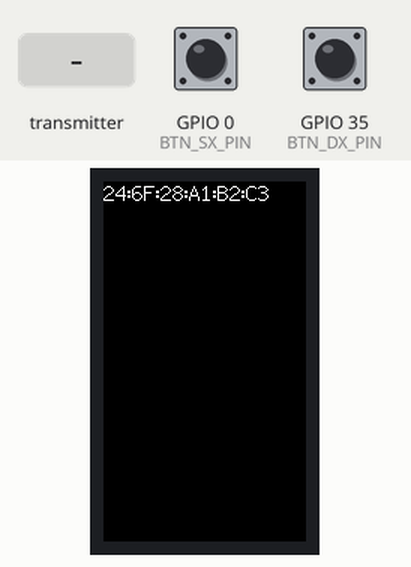
Simulated run of this sketch. Board: ESP32. On the bench: 135×240 colour display. The test bench sets the inputs (shaded band); at power-on: GPIO 0 (BTN_SX_PIN) HIGH, GPIO 35 (BTN_DX_PIN) HIGH. Random numbers use the default seed unless the sketch sets one; what the sketch prints to the serial monitor is not drawn.

Above: at 3.1 s.
3.2 s: GPIO 0 (BTN_SX_PIN) pulled LOW for 0.15 s
At 4.3 s:
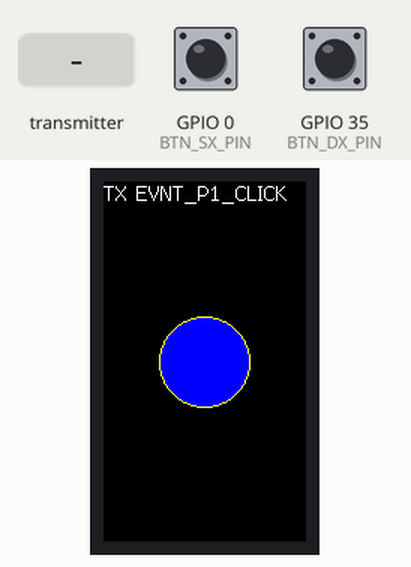
4.8 s: the transmitter starts sending evento = 0
At 6.0 s:
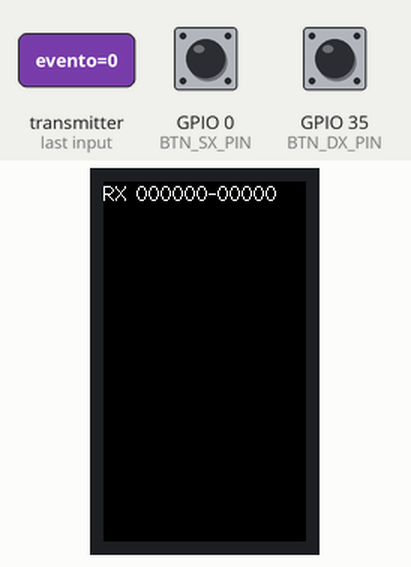
6.3 s: GPIO 35 (BTN_DX_PIN) pulled LOW for 0.15 s
At 6.67 s:
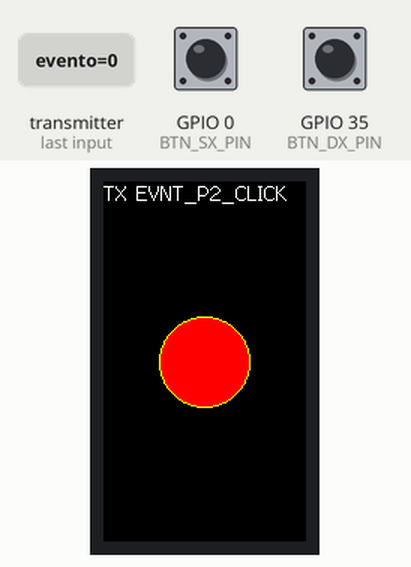
8.3 s: GPIO 0 (BTN_SX_PIN) pulled LOW for 1 s
At 9.6 s:
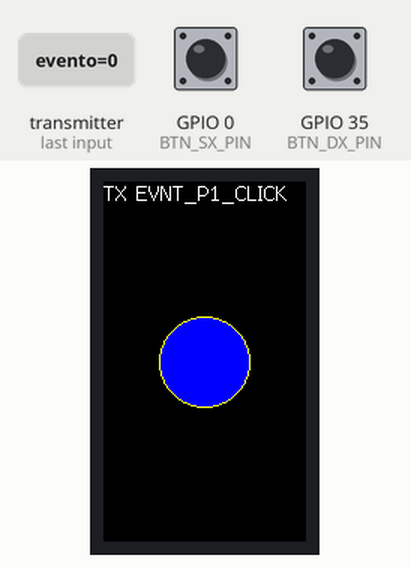
11.3 s: GPIO 35 (BTN_DX_PIN) pulled LOW for 1 s
At 12.6 s:
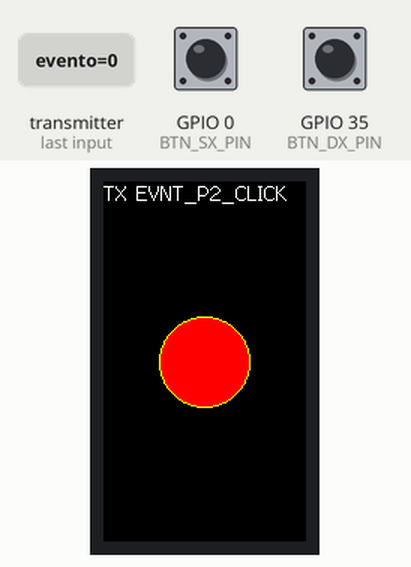
14.3 s: GPIO 35 (BTN_DX_PIN) pulled LOW for 3.2 s
Timing chart, 0 to 17.3 s (numbered marks = the images above; inputs shaded):
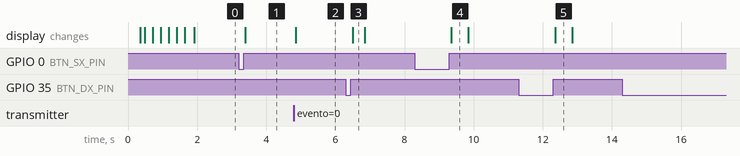

The sketch:

02-ESPNow_Broadcast.ino
```cpp
/** ****************************************************************************************
 * \mainpage ESP32-T-Display/02-ESPNow_Broadcast.ino
 *
 * @brief Esempio di trasmissione broadcast
 * ogni scheda può trasmettere e ricevere
 *
 * https://github.com/filippo-bilardo/ESP32-TTGO-T-Display/
 *
 * @author Filippo Bilardo
 * @version 1.0  11/05/22  Versione iniziale
 */
#include <TFT_eSPI.h>   // Graphics and font library for ST7735 driver chip
#include "WiFi.h"
#include "MyBtn.h"
#include "MyTft.h"
#include "L1_EspNow.h"
#include "ESPNow_Broadcast.h"

extern TFT_eSPI tft;

void setup(void)
{
  //Inizializzazione porta seriale
  Serial.begin(115200);
  Serial.println("Start...");

  //Inizializzazione display
  tftInit();
  tftTest();
  tft.setRotation(0);
  tft.fillScreen(TFT_BLACK);
  tft.setCursor(0, 0, 2);
  tft.setTextSize(1);
  tft.setTextColor(TFT_WHITE, TFT_BLACK);

  //Inizializzazione wifi
  // Set device as a Wi-Fi Station
  WiFi.mode(WIFI_STA);
  Serial.println(WiFi.macAddress());
  tft.println(WiFi.macAddress());
  WiFi.disconnect(); //Non è necessario rimanere connessi

  //Inizializzazione pulsanti
  btnInit();

  //Inizializzazione protocollo fisico EspNow
  L1_EspNowInit();
  //Inizializzazione della demo
  EspNowBroadcastInit();
}

void loop()
{
  EspNowTxTestTask();
  vTaskDelay(10); //Prevent Task watchdog got triggered
}
```

ESPNow_Broadcast.cpp
```cpp
#include <Arduino.h>
#include <esp_now.h>
#include <TFT_eSPI.h>
#include "WiFi.h"
#include "MyBtn.h"
#include "MyTft.h"
#include "L1_EspNow.h"
#include "ESPNow_Broadcast.h"

extern TFT_eSPI tft;

#define EVNT_NONE 0
#define EVNT_P1_CLICK 1
#define EVNT_P2_CLICK 2

void EspNowTxTestCallback(const uint8_t *macAddr, esp_now_send_status_t status);
void EspNowRxTest(const uint8_t * macAddr, const uint8_t *incomingData, int dataLen);

/////////////////////////////////////////////////////////////////
void EspNowTxTestCallback(const uint8_t *macAddr, esp_now_send_status_t status) {

  Serial.print("\r\nLast Packet Send Status:\t");
  Serial.println(status == ESP_NOW_SEND_SUCCESS ? "Delivery Success" : "Delivery Fail");
}

void EspNowBroadcastInit() {

  // Once ESPNow is successfully Init, we will register for Send CB to
  // get the status of Trasnmitted packet
  esp_now_register_send_cb(EspNowTxTestCallback);
  // Register for a callback function that will be called when data is received
  esp_now_register_recv_cb(EspNowRxTest);
}

void EspNowTxTestTask() {

  uint8_t evento;
  if(btnDwIsClicked()) {
    evento=EVNT_P1_CLICK;
    Serial.println("TX EVNT_P1_CLICK");
    tft.fillScreen(TFT_BLACK);
    tft.setCursor(0, 0);
    tft.println("TX EVNT_P1_CLICK");
    tft.fillCircle(tft.width()/2, tft.height()/2, 30, TFT_BLUE);
    tft.drawCircle(tft.width()/2, tft.height()/2, 30, TFT_YELLOW);
    L1_EspNowTx(&evento, sizeof(evento));
  }
  if(btnUpIsClicked()) {
    evento=EVNT_P2_CLICK;
    Serial.println("TX EVNT_P2_CLICK");
    tft.fillScreen(TFT_BLACK);
    tft.setCursor(0, 0);
    tft.println("TX EVNT_P2_CLICK");
    tft.fillCircle(tft.width()/2, tft.height()/2, 30, TFT_RED);
    tft.drawCircle(tft.width()/2, tft.height()/2, 30, TFT_YELLOW);
    L1_EspNowTx(&evento, sizeof(evento));
  }
}
// callback function that will be executed when data is received
void EspNowRxTest(const uint8_t *macAddr, const uint8_t *incomingData, int dataLen) {

  char macStr[13];
  snprintf(macStr, sizeof(macStr), "%02X%02X%02X-%02X%02X%02X", macAddr[0], macAddr[1], macAddr[2], macAddr[3], macAddr[4], macAddr[5]);
  Serial.printf("Received message from: %s\n", macStr);
  tft.fillScreen(TFT_BLACK);
  tft.setCursor(0, 0);
  tft.print("RX ");
  tft.println(macStr);

  int evento=EVNT_NONE;
  memcpy(&evento, incomingData, sizeof(evento));
  if(evento==EVNT_P1_CLICK) {
    Serial.println("RX EVNT_P1_CLICK");
    tft.println("RX EVNT_P1_CLICK");
    tft.fillCircle(tft.width()/2, tft.height()/2, 30, TFT_GREEN);
    tft.drawCircle(tft.width()/2, tft.height()/2, 30, TFT_YELLOW);
  } else if (evento==EVNT_P2_CLICK) {
    Serial.println("RX EVNT_P2_CLICK");
    tft.println("RX EVNT_P2_CLICK");
    tft.fillCircle(tft.width()/2, tft.height()/2, 30, TFT_MAGENTA);
    tft.drawCircle(tft.width()/2, tft.height()/2, 30, TFT_YELLOW);
  }
}
```

ESPNow_Broadcast.h
```cpp
/** ****************************************************************************************
 * @file EspNowBroadcast.h
 *
 * @brief EspNow
 *
 * @author Filippo Bilardo
 * @version 1.0  30/04/22  Versione iniziale
 */
void EspNowBroadcastInit();
void EspNowTxTestTask();
```

L1_EspNow.cpp
```cpp
#include <Arduino.h>
#include <esp_now.h>
#include "L1_EspNow.h"

// E' possibile sia la comunicazione unicast che broadcast
// MAC Address of your receiver
uint8_t macaddr[] = {0xFF, 0xFF, 0xFF, 0xFF, 0xFF, 0xFF};
//uint8_t macaddr01[] = {0x3C, 0x61, 0x05, 0x0B, 0xA7, 0x10}; //Board1 3C:61:05:0B:A7:10
//uint8_t macaddr02[] = {0x30, 0xC6, 0xF7, 0x25, 0xAF, 0x44}; //Board2 30:C6:F7:25:AF:44
//uint8_t macaddr03[] = {0x30, 0xC6, 0xF7, 0x25, 0xAE, 0xF8}; //Board3 30:C6:F7:25:AE:F8
//uint8_t macaddr04[] = {0x30, 0xC6, 0xF7, 0x25, 0xAA, 0xA8}; //Board4 30:C6:F7:25:AA:A8
//uint8_t macaddrFF[] = {0xFF, 0xFF, 0xFF, 0xFF, 0xFF, 0xFF}; //Broadcast address

esp_now_peer_info_t peerInfo;

/////////////////////////////////////////////////////////////////
void L1_EspNowInit() {

  // Init ESP-NOW
  if (esp_now_init() != ESP_OK) {
    Serial.println("Error initializing ESP-NOW");
    return;
  }

  // Register peer
  memcpy(peerInfo.peer_addr, macaddr, 6);
  peerInfo.channel = 0;
  peerInfo.encrypt = false;
  // Add peer
  if (esp_now_add_peer(&peerInfo) != ESP_OK){
    Serial.println("Failed to add peer");
    return;
  }
}

/////////////////////////////////////////////////////////////////
void L1_EspNowTx(uint8_t *data, size_t len) {
  // Send message via ESP-NOW
  //esp_err_t result = esp_now_send(macaddr, (uint8_t *)&myData, sizeof(myData));
  esp_err_t result = esp_now_send(macaddr, data, len);
  if (result == ESP_OK) {
    Serial.println("Sending confirmed");
  } else {
    Serial.println("Sending error");
  }
}
```

L1_EspNow.h
```cpp
/** ****************************************************************************************
 * @file L1_EspNow.h
 *
 * @brief EspNow
 *
 * @author Filippo Bilardo
 * @version 1.0  30/04/22  Versione iniziale
 */

void L1_EspNowInit();
void L1_EspNowTx(uint8_t *data, size_t len);
```

MyBtn.cpp
```cpp
#include <Arduino.h>
#include "MyBtn.h"

/////////////////////////////////////////////////////////////////
void btnInit() {
  pinMode(BTN_SX_PIN, INPUT_PULLUP);
  pinMode(BTN_DX_PIN, INPUT_PULLUP);
}

/////////////////////////////////////////////////////////////////
int btnDwIsPressedRaw() {
  if(digitalRead(BTN_DW_PIN)==BTN_PRESSED) return 1;
  return 0;
}

int btnDwIsPressed() {
  // Controllo che il pulsante sia premuto per un tempo minimo
  if(btnDwIsPressedRaw()) {
    for(int cont=0; cont<BTN_DB_TIME; ++cont) {
      delay(1);
      if(!btnDwIsPressedRaw()) return 0;
    }
    return 1;
  }
  return 0;
}

int btnDwIsLongPressed() {
  // Controllo che il pulsante sia premuto per un tempo lungo
  if(btnDwIsPressedRaw()) {
    for(int cont=0; cont<BTN_LP_TIME; ++cont) {
      delay(1);
      if(!btnDwIsPressedRaw()) return 0;
    }
    return 1;
  }
  return 0;
}
int btnDwIsClicked() {
  static int btn_dw_is_pressed=0; //Stato precedente

  if(btnDwIsPressedRaw()) {
    if(!btn_dw_is_pressed) btn_dw_is_pressed=1;
    return 0;
  } else {
    if(btn_dw_is_pressed) {
      btn_dw_is_pressed=0;
      return 1;
    } else {
      return 0;
    }
  }
}

int btnUpIsPressedRaw() {
  if(digitalRead(BTN_UP_PIN)==BTN_PRESSED)
    return 1;
  return 0;
}

int btnUpIsPressed() {
  // Controllo che il pulsante sia premuto per un tempo minimo
  if(btnUpIsPressedRaw()) {
    for(int cont=0; cont<BTN_DB_TIME; ++cont) {
      delay(1);
      if(!btnUpIsPressedRaw()) return 0;
    }
    return 1;
  }
  return 0;
}

int btnUpIsLongPressed() {
  // Controllo che il pulsante sia premuto per un tempo lungo
  if(btnUpIsPressedRaw()) {
    for(int cont=0; cont<BTN_LP_TIME; ++cont) {
      delay(1);
      if(!btnUpIsPressedRaw()) return 0;
    }
    return 1;
  }
  return 0;
}

int btnUpIsClicked() {
  static int btn_up_is_pressed=0; //Stato precedente

  if(btnUpIsPressedRaw()) {
    if(!btn_up_is_pressed) btn_up_is_pressed=1;
    return 0;
  } else {
    if(btn_up_is_pressed) {
      btn_up_is_pressed=0;
      return 1;
    } else {
      return 0;
    }
  }
}

int btnUpIsClickedBlocking() {
  if(btnUpIsPressedRaw()) {
    while (btnUpIsPressedRaw()) {;}
    return 1;
  }
  return 0;
}
/////////////////////////////////////////////////////////////////
int checkPressButtons() {
  int retValue=BTN_PRESS_NONE;

  if(btnDwIsPressed()) {      //Se il pulsante è premuto
    if(btnUpIsPressed()) {    //Se è premuto anche l'altro pulsante
      retValue=BTN_PRESS_BOTH;//Allora sono premuti entrambi
    } else {
      retValue=BTN_PRESS_SX;
    }
  }

  if(btnUpIsPressed()) {
    if(btnDwIsPressed()) {
      retValue=BTN_PRESS_BOTH;
    } else {
      retValue=BTN_PRESS_DX;
    }
  }

  if(retValue!=BTN_PRESS_NONE)
    delay(BTN_EV_TIME); //Dopo evento rallento il controllo successivo
  return retValue;
}

/////////////////////////////////////////////////////////////////
//void btnUpPressed(Button2 &btn) {
//  Serial.println("btnUp pressed");
//}
//void btnUpReleased(Button2 &btn) {
//  Serial.print("btnUp released: ");
//  Serial.println(btn.wasPressedFor());
//}
//void btnUpChanged(Button2 &btn) {
//  Serial.println("btnUp changed");
//}
//void btnUpClick(Button2 &btn) {
//  Serial.print("btnUp click");
//}
//void btnUpLongClickDetected(Button2 &btn) {
//  Serial.println("btnUp long click detected\n");
//}
//void btnUpLongClick(Button2 &btn) {
//  Serial.println("btnUp long click\n");
//}
//void btnUpDoubleClick(Button2 &btn) {
//  Serial.println("btnUp double click\n");
//}
//void btnUpTripleClick(Button2 &btn) {
//  Serial.println("btnUp triple click\n");
//}
//void btnUpTap(Button2 &btn) {
//  Serial.println("btnUp tap");
//}
```

MyBtn.h
```cpp
/** ****************************************************************************************
 * @file MyBtn
 *
 * @brief Test pulsanti
 *
 * https://github.com/filippo-bilardo/TPSIT_2/blob/main/008/pulsanti.c
 *
 * @author Filippo Bilardo
 * @version 1.0  30/04/22  Versione iniziale
 */
#define BTN_SX_PIN    0
#define BTN_DX_PIN    35
#define BTN_UP_PIN    35
#define BTN_DW_PIN    0
#define BTN_PRESSED   0     //Collegamento Pullup
#define BTN_RELEASED  1
#define BTN_DB_TIME   20    //Debounce time
#define BTN_LP_TIME   2000  //Long press time
#define BTN_EV_TIME   100   //Intervallo rilievo tra eventi

//TODO creare enum
#define BTN_PRESS_NONE  0
#define BTN_PRESS_BOTH  1
#define BTN_PRESS_SX    2
#define BTN_PRESS_DX    3
#define BTN_CLICK_NONE  0
#define BTN_CLICK_SX    1
#define BTN_CLICK_DX    2

void btnInit();
void btnLoop();
int checkPressButtons();
int btnUpIsClickedBlocking();

int btnDwIsPressedRaw();
int btnDwIsPressed();
int btnDwIsLongPressed();
int btnDwIsClicked();
int btnUpIsPressedRaw();
int btnUpIsPressed();
int btnUpIsLongPressed();
int btnUpIsClicked();

//void btnUpReleased;
//void btnUpChanged;
//void btnUpLongClickDetected;
//void btnUpLongClick;
//void btnUpDoubleClick;
//void btnUpTripleClick;
//void btnUpTap;
```

MyTft.cpp
```cpp
#include <Arduino.h>
#include <TFT_eSPI.h>   //https://github.com/Bodmer/TFT_eSPI
#include "MyTft.h"

TFT_eSPI tft = TFT_eSPI();  // Invoke library // size:135x240 pixels height.
//extern TFT_eSPI tft;

const int TFT_PWM_FREQ = 5000;
const int TFT_PWM_RESOLUTION = 8;
const int TFT_PWM_LED_CHANNEL = 0;
int tftLedBacklight = 80; // Initial TFT backlight intensity on a scale of 0 to 255. Initial value is 80.

/////////////////////////////////////////////////////////////////
void tftInit() {
  tft.init();    //Initialise the TFT screen

  //Configuring PWM for TFT backlight
  ledcSetup(TFT_PWM_LED_CHANNEL, TFT_PWM_FREQ, TFT_PWM_RESOLUTION);
  ledcAttachPin(TFT_BL, TFT_PWM_LED_CHANNEL);
  //Setting PWM for TFT backlight to default intensity
  ledcWrite(TFT_PWM_LED_CHANNEL, tftLedBacklight);
  //pinMode(TFT_BL, OUTPUT); // Set backlight pin to output mode
  //digitalWrite(TFT_BL, TFT_BACKLIGHT_ON); // Turn backlight on.

  //Impostazioni di default
  tft.setRotation(0);         //Verticale
  tft.setCursor(0, 0, 2);     //Font 2
  tft.setTextSize(2);
  tft.setTextColor(TFT_WHITE, TFT_BLACK);
  tft.fillScreen(TFT_BLACK);  //Cancella lo schermo

  pinMode(TFT_BL, OUTPUT); // Set backlight pin to output mode
  digitalWrite(TFT_BL, TFT_BACKLIGHT_ON); // Turn backlight on.
}

void tftTest() {
  tft.fillScreen(TFT_NAVY); delay(100);
  tft.fillScreen(TFT_PURPLE); delay(100);
  tft.fillScreen(TFT_CYAN); delay(200);
  tft.fillScreen(TFT_MAGENTA); delay(200);
  tft.fillScreen(TFT_SKYBLUE); delay(200);
  tft.fillScreen(TFT_VIOLET); delay(200);
  tft.fillScreen(random(0xFFFF)); delay(200);
  tft.fillScreen(random(0xFFFF)); delay(200);
  tft.fillScreen(TFT_BLACK);    //Clear the screen with the color TFT_BLACK
}

void tftCheckFullScreen() {
  //Controllo se il testo è arrivato in fondo allo schermo
  if(tft.getCursorY()>tft.height()) {
    //Clear screen
    tft.fillScreen(TFT_BLACK);
    tft.setCursor(0, 0);
  }
}
```

MyTft.h
```cpp
void tftInit();
void tftTest();
void tftCheckFullScreen();
```

Measured:
- after the input at 3.2 s, the display: changes after 0.20 s (image 1)
- after the input at 4.8 s, the display: changes after 0.05 s (image 2)
- after the input at 6.3 s, the display: changes after 0.20 s (image 3)
- after the input at 8.3 s, the display: changes after 1.1 s (image 4)
- after the input at 11.3 s, the display: changes after 1.1 s (image 5)
- what the display in image 4 shows lasts 0.4 s, from 9.4 s to 9.8 s
